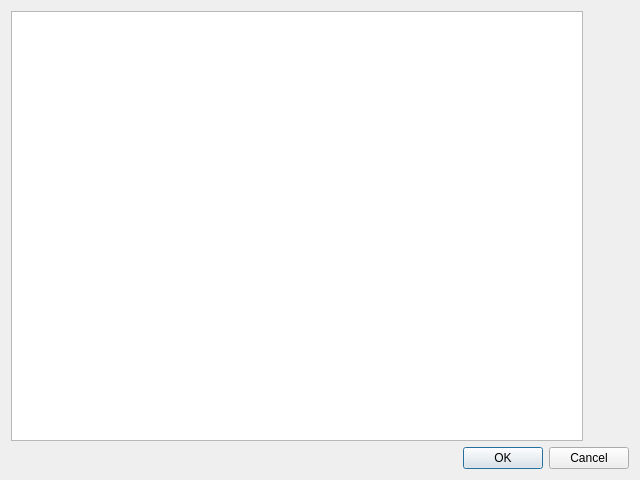
<?xml version="1.0" encoding="UTF-8"?>
<ui version="4.0">
 <class>Config</class>
 <widget class="QDialog" name="Config">
  <property name="geometry">
   <rect>
    <x>0</x>
    <y>0</y>
    <width>640</width>
    <height>480</height>
   </rect>
  </property>
  <property name="windowTitle">
   <string>Select the Images to Show as Capture Device</string>
  </property>
  <property name="modal">
   <bool>true</bool>
  </property>
  <layout class="QGridLayout" name="gridLayout">
   <item row="0" column="0" rowspan="4">
    <widget class="QListWidget" name="lswImages">
     <property name="selectionMode">
      <enum>QAbstractItemView::ExtendedSelection</enum>
     </property>
     <property name="iconSize">
      <size>
       <width>128</width>
       <height>128</height>
      </size>
     </property>
     <property name="movement">
      <enum>QListView::Static</enum>
     </property>
     <property name="viewMode">
      <enum>QListView::IconMode</enum>
     </property>
    </widget>
   </item>
   <item row="0" column="1">
    <widget class="QPushButton" name="btnAdd">
     <property name="icon">
      <iconset resource="../icons.qrc">
       <normaloff>:/icons/icons/list-add.png</normaloff>:/icons/icons/list-add.png</iconset>
     </property>
     <property name="flat">
      <bool>true</bool>
     </property>
    </widget>
   </item>
   <item row="1" column="1">
    <widget class="QPushButton" name="btnRemove">
     <property name="icon">
      <iconset resource="../icons.qrc">
       <normaloff>:/icons/icons/list-remove.png</normaloff>:/icons/icons/list-remove.png</iconset>
     </property>
     <property name="flat">
      <bool>true</bool>
     </property>
    </widget>
   </item>
   <item row="2" column="1">
    <spacer name="vspRight">
     <property name="orientation">
      <enum>Qt::Vertical</enum>
     </property>
     <property name="sizeHint" stdset="0">
      <size>
       <width>20</width>
       <height>171</height>
      </size>
     </property>
    </spacer>
   </item>
   <item row="4" column="0" colspan="2">
    <widget class="QDialogButtonBox" name="bbxOkCancel">
     <property name="orientation">
      <enum>Qt::Horizontal</enum>
     </property>
     <property name="standardButtons">
      <set>QDialogButtonBox::Cancel|QDialogButtonBox::Ok</set>
     </property>
    </widget>
   </item>
  </layout>
 </widget>
 <tabstops>
  <tabstop>lswImages</tabstop>
  <tabstop>btnAdd</tabstop>
  <tabstop>btnRemove</tabstop>
  <tabstop>bbxOkCancel</tabstop>
 </tabstops>
 <resources>
  <include location="../icons.qrc"/>
 </resources>
 <connections>
  <connection>
   <sender>bbxOkCancel</sender>
   <signal>accepted()</signal>
   <receiver>Config</receiver>
   <slot>accept()</slot>
   <hints>
    <hint type="sourcelabel">
     <x>271</x>
     <y>277</y>
    </hint>
    <hint type="destinationlabel">
     <x>385</x>
     <y>130</y>
    </hint>
   </hints>
  </connection>
  <connection>
   <sender>bbxOkCancel</sender>
   <signal>rejected()</signal>
   <receiver>Config</receiver>
   <slot>reject()</slot>
   <hints>
    <hint type="sourcelabel">
     <x>359</x>
     <y>274</y>
    </hint>
    <hint type="destinationlabel">
     <x>381</x>
     <y>170</y>
    </hint>
   </hints>
  </connection>
 </connections>
 <slots>
  <slot>on_btnAdd_clicked()</slot>
  <slot>on_btnRemove_clicked()</slot>
 </slots>
</ui>
